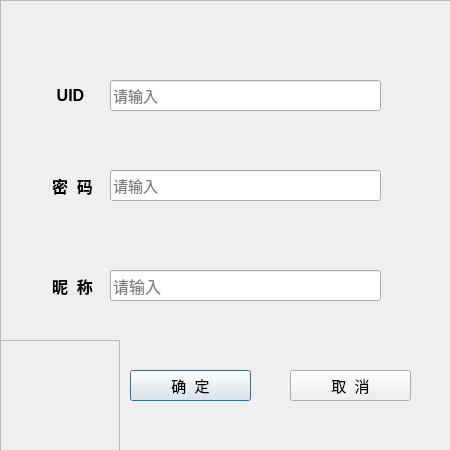
<?xml version="1.0" encoding="UTF-8"?>
<ui version="4.0">
 <class>user_register</class>
 <widget class="QDialog" name="user_register">
  <property name="geometry">
   <rect>
    <x>0</x>
    <y>0</y>
    <width>450</width>
    <height>450</height>
   </rect>
  </property>
  <property name="minimumSize">
   <size>
    <width>450</width>
    <height>450</height>
   </size>
  </property>
  <property name="maximumSize">
   <size>
    <width>450</width>
    <height>450</height>
   </size>
  </property>
  <property name="windowTitle">
   <string>注册</string>
  </property>
  <property name="windowIcon">
   <iconset resource="picture.qrc">
    <normaloff>:/image/theme.png</normaloff>:/image/theme.png</iconset>
  </property>
  <widget class="QFrame" name="frame">
   <property name="geometry">
    <rect>
     <x>0</x>
     <y>0</y>
     <width>451</width>
     <height>451</height>
    </rect>
   </property>
   <property name="frameShape">
    <enum>QFrame::StyledPanel</enum>
   </property>
   <property name="frameShadow">
    <enum>QFrame::Raised</enum>
   </property>
   <widget class="QLineEdit" name="uid_insert">
    <property name="geometry">
     <rect>
      <x>110</x>
      <y>80</y>
      <width>271</width>
      <height>31</height>
     </rect>
    </property>
    <property name="font">
     <font>
      <pointsize>11</pointsize>
     </font>
    </property>
    <property name="placeholderText">
     <string>请输入</string>
    </property>
   </widget>
   <widget class="QLineEdit" name="psd_insert">
    <property name="geometry">
     <rect>
      <x>110</x>
      <y>170</y>
      <width>271</width>
      <height>31</height>
     </rect>
    </property>
    <property name="font">
     <font>
      <pointsize>11</pointsize>
     </font>
    </property>
    <property name="echoMode">
     <enum>QLineEdit::Password</enum>
    </property>
    <property name="placeholderText">
     <string>请输入</string>
    </property>
   </widget>
   <widget class="QLineEdit" name="name_insert">
    <property name="geometry">
     <rect>
      <x>110</x>
      <y>270</y>
      <width>271</width>
      <height>31</height>
     </rect>
    </property>
    <property name="font">
     <font>
      <pointsize>12</pointsize>
     </font>
    </property>
    <property name="placeholderText">
     <string>请输入</string>
    </property>
   </widget>
   <widget class="QPushButton" name="register_sure">
    <property name="geometry">
     <rect>
      <x>130</x>
      <y>370</y>
      <width>121</width>
      <height>31</height>
     </rect>
    </property>
    <property name="font">
     <font>
      <pointsize>11</pointsize>
     </font>
    </property>
    <property name="text">
     <string>确  定</string>
    </property>
   </widget>
   <widget class="QPushButton" name="register_exit">
    <property name="geometry">
     <rect>
      <x>290</x>
      <y>370</y>
      <width>121</width>
      <height>31</height>
     </rect>
    </property>
    <property name="font">
     <font>
      <pointsize>11</pointsize>
     </font>
    </property>
    <property name="text">
     <string>取  消</string>
    </property>
   </widget>
   <widget class="QLabel" name="label">
    <property name="geometry">
     <rect>
      <x>40</x>
      <y>80</y>
      <width>61</width>
      <height>31</height>
     </rect>
    </property>
    <property name="font">
     <font>
      <pointsize>12</pointsize>
      <bold>true</bold>
     </font>
    </property>
    <property name="text">
     <string>UID</string>
    </property>
    <property name="alignment">
     <set>Qt::AlignCenter</set>
    </property>
   </widget>
   <widget class="QLabel" name="label_2">
    <property name="geometry">
     <rect>
      <x>42</x>
      <y>170</y>
      <width>61</width>
      <height>31</height>
     </rect>
    </property>
    <property name="font">
     <font>
      <pointsize>12</pointsize>
      <bold>true</bold>
     </font>
    </property>
    <property name="text">
     <string>密  码</string>
    </property>
    <property name="alignment">
     <set>Qt::AlignCenter</set>
    </property>
   </widget>
   <widget class="QLabel" name="label_3">
    <property name="geometry">
     <rect>
      <x>42</x>
      <y>270</y>
      <width>61</width>
      <height>31</height>
     </rect>
    </property>
    <property name="font">
     <font>
      <pointsize>12</pointsize>
      <bold>true</bold>
     </font>
    </property>
    <property name="text">
     <string>昵  称</string>
    </property>
    <property name="alignment">
     <set>Qt::AlignCenter</set>
    </property>
   </widget>
   <widget class="QFrame" name="frame_2">
    <property name="geometry">
     <rect>
      <x>0</x>
      <y>340</y>
      <width>120</width>
      <height>111</height>
     </rect>
    </property>
    <property name="styleSheet">
     <string notr="true">border-image: url(:/image/register_background.jpg);</string>
    </property>
    <property name="frameShape">
     <enum>QFrame::StyledPanel</enum>
    </property>
    <property name="frameShadow">
     <enum>QFrame::Raised</enum>
    </property>
   </widget>
  </widget>
 </widget>
 <resources>
  <include location="picture.qrc"/>
 </resources>
 <connections/>
</ui>
